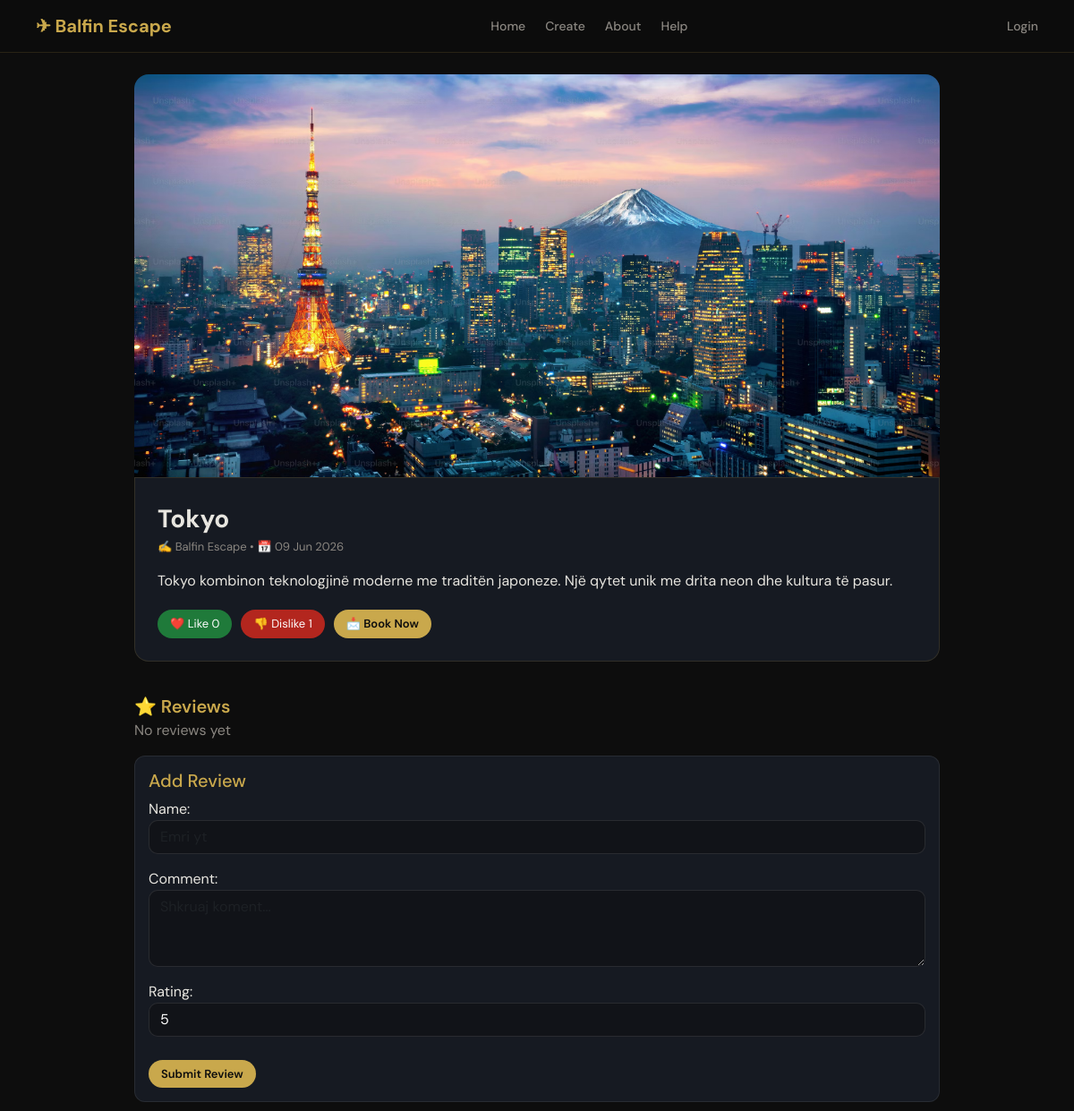
Screenshot of /post/7/ with the database file from the repository.
### agency/models.py (models this page shows, shortened)
class Post(models.Model):
    title = models.CharField(max_length=200)
    content = models.TextField()
    author = models.CharField(max_length=100)
    image = models.ImageField(upload_to='images/', blank=True, null=True)
    likes = models.PositiveIntegerField(default=0)
    dislikes = models.PositiveIntegerField(default=0)
    created_at = models.DateTimeField(auto_now_add=True)
    class Meta:
        ordering = ['-created_at']

### agency/views.py (the view, shortened to what this page needs)
# urls.py: path('post/<int:pk>/', views.post_detail, name='detail'),
def post_detail(request, pk):
    post = get_object_or_404(Post, id=pk)
    reviews = post.reviews.all()
    form = ReviewForm(request.POST or None)
    return render(request, 'agency/post_detail.html', {
        'post': post,
        'reviews': reviews,
        'form': form
    })

### agency/forms.py
class ReviewForm(forms.ModelForm):
    class Meta:
        model = Review
        fields = ['name', 'comment', 'rating']
        widgets = {
            'name': forms.TextInput(attrs={
                'class': 'form-control',
                'placeholder': 'Emri yt'
            }),
            'comment': forms.Textarea(attrs={
                'class': 'form-control',
                'rows': 3,
                'placeholder': 'Shkruaj koment...'
            }),
            'rating': forms.NumberInput(attrs={
                'class': 'form-control',
                'min': 1,
                'max': 5
            }),
        }

### agency/templates/agency/post_detail.html (shortened to what this page needs)
{% extends 'agency/base.html' %}
{% block content %}
<div class="detail-card mt-4">
    {% if post.image %}
        <img src="{{ post.image.url }}" class="hero-img">
    {% endif %}
    <div class="content-box">
        <div class="title">{{ post.title }}</div>
        <div class="meta">
            ✍ {{ post.author }} • 📅 {{ post.created_at|date:"d M Y" }}
        </div>
        <div class="text">
            {{ post.content }}
        </div>
        <div class="actions">
            <a href="{% url 'like' post.id %}" class="btn-like">
                ❤️ Like {{ post.likes }}
            </a>
            <a href="{% url 'dislike' post.id %}" class="btn-dislike">
                👎 Dislike {{ post.dislikes }}
            </a>
            <a href="{% url 'booking' post.id %}" class="btn-book">
                📩 Book Now
            </a>
        </div>
    </div>
    <div class="section-title">⭐ Reviews</div>
    {% for review in reviews %}
        <div class="review-card">
            <b>{{ review.name }}</b>
            <div>
                {% for i in "12345" %}
                    {% if forloop.counter <= review.rating %}
                        <span class="star">★</span>
                    {% endif %}
                {% endfor %}
            </div>
            <p>{{ review.comment }}</p>
        </div>
    {% empty %}
        <p style="color:#8A8680;">No reviews yet</p>
    {% endfor %}
    <div class="review-card">
        <h5 style="color:#C9A84C;">Add Review</h5>
        <form method="POST">
            {{ form.as_p }}
            <button class="btn-book" style="border:none; margin-top:10px;">
                Submit Review
            </button>
        </form>
    </div>
</div>
{% endblock %}

### agency/templates/agency/base.html (style rules this page uses)
:root { --bg: #0D0D0D; --panel: #161A22; --gold: #C9A84C; --text: #E8E6E0; --muted: #8A8680; --border: rgba(201,168,76,0.15); }
body { font-family: 'DM Sans', sans-serif; background: var(--bg); color: var(--text); margin: 0; }
input, textarea, select { background: #111318 !important; border: 1px solid var(--border) !important; color: var(--text) !important; border-radius: 10px !important; }
img { width: 100%; height: 420px; object-fit: cover; border-radius: 12px; }

### agency/templates/agency/post_detail.html (style rules this page uses)
.detail-card { max-width: 900px; margin: auto; }
.hero-img { width: 100%; height: 450px; object-fit: cover; border-radius: 16px 16px 0 0; }
.content-box { background: #161A22; padding: 25px; border-radius: 0 0 16px 16px; border: 1px solid rgba(201,168,76,0.15); }
.title { color: #E8E6E0; font-size: 28px; font-weight: 700; }
.meta { color: #8A8680; font-size: 13px; margin-bottom: 15px; }
.text { color: #E8E6E0; line-height: 1.6; }
.actions { margin-top: 20px; display: flex; gap: 10px; flex-wrap: wrap; }
.btn-like { background: #1f7a3a; color: white; border-radius: 25px; padding: 6px 14px; text-decoration: none; font-size: 13px; }
.btn-dislike { background: #b3261e; color: white; border-radius: 25px; padding: 6px 14px; text-decoration: none; font-size: 13px; }
.btn-book { background: #C9A84C; color: #0D0D0D; border-radius: 25px; padding: 6px 14px; text-decoration: none; font-size: 13px; font-weight: 600; }
.section-title { margin-top: 35px; font-size: 20px; color: #C9A84C; font-weight: 600; }
.review-card { background: #161A22; border: 1px solid rgba(255,255,255,0.08); padding: 15px; border-radius: 12px; margin-bottom: 10px; }
input, textarea, select { background: #111318 !important; border: 1px solid rgba(255,255,255,0.1) !important; color: white !important; border-radius: 10px !important; }

### rows the page displays
Post: image (picture), title "Tokyo", author "Balfin Escape", created_at "09 Jun 2026", content "Tokyo kombinon teknologjinë moderne me traditën japoneze. Një qytet unik me drita neon dhe kultura të pasur.", likes "0", dislikes "1"
